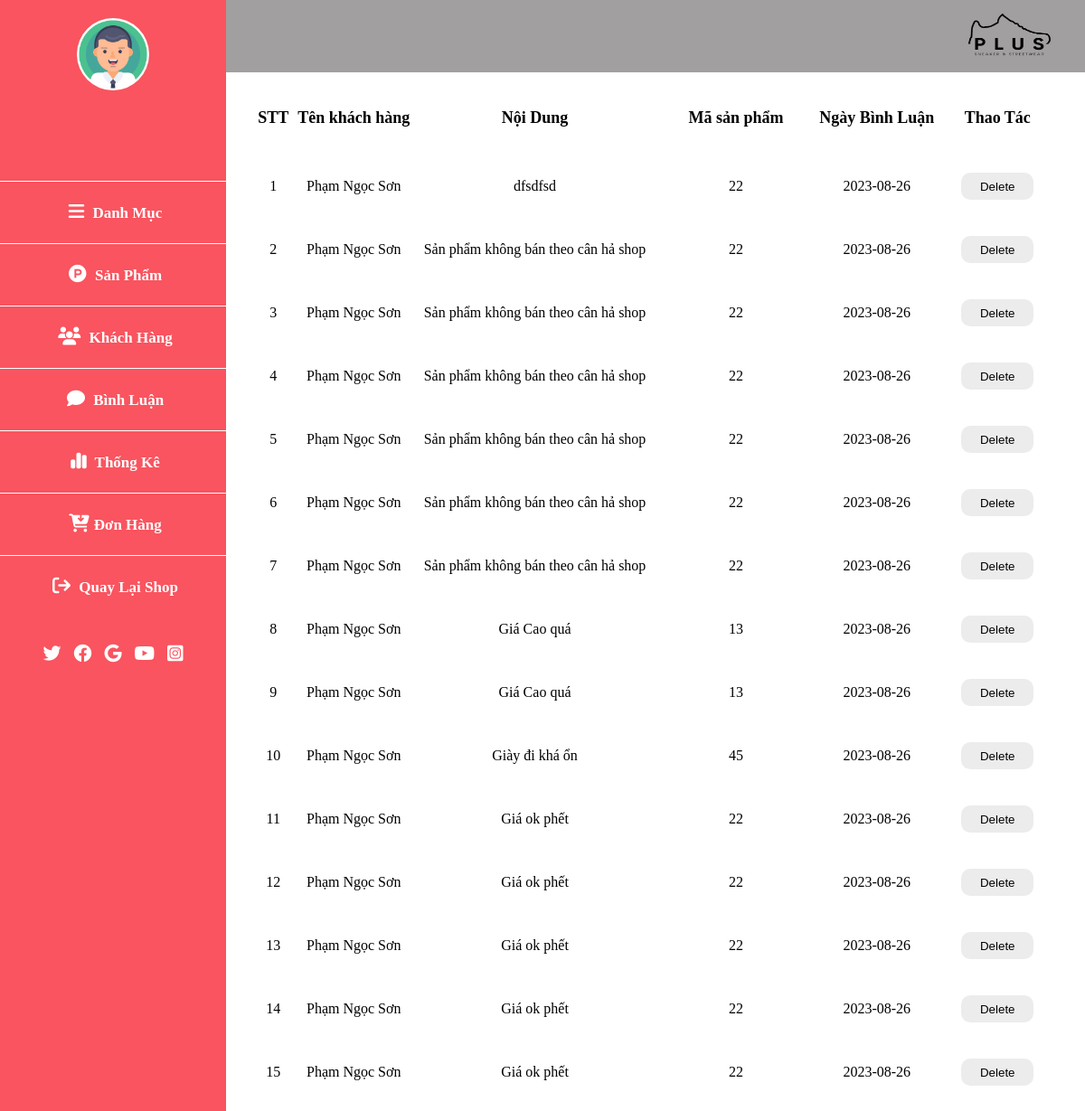
Page /admin/index.php?btn=page_bl on the committed database.
### tables this page shows
CREATE TABLE `binh_luan` (
  `ma_bl` int(10) NOT NULL,
  `noi_dung` varchar(300) NOT NULL,
  `ma_sp` int(10) NOT NULL,
  `ma_tk` int(10) NOT NULL,
  `ngay_bl` date NOT NULL
);

CREATE TABLE `tai_khoan` (
  `ma_tk` int(10) NOT NULL,
  `ho_ten` varchar(100) NOT NULL,
  `email` varchar(100) NOT NULL,
  `mat_khau` varchar(32) NOT NULL,
  `sdt` varchar(11) NOT NULL,
  `dia_chi` varchar(200) NOT NULL,
  `vai_tro` int(10) NOT NULL,
  `province_id` int(10) NOT NULL,
  `district_id` int(10) NOT NULL,
  `wards_id` int(10) NOT NULL
);

### model/pdo.php (called while the page is built, shortened)
<?php
if (!function_exists('pdo_get_connection')) {
    function pdo_get_connection()
    {
        $dburl = "mysql:host=localhost;dbname=project_duan1;charset=utf8";
        $username = 'root';
        $password = '';
        $conn = new PDO($dburl, $username, $password);
        $conn->setAttribute(PDO::ATTR_ERRMODE, PDO::ERRMODE_EXCEPTION);
        return $conn;
    }
}
if (!function_exists('pdo_query')) {
    function pdo_query($sql)
    {
        $sql_args = array_slice(func_get_args(), 1);
        try {
            $conn = pdo_get_connection();
            $stmt = $conn->prepare($sql);
            $stmt->execute($sql_args);
            $rows = $stmt->fetchAll();
            return $rows;
        } catch (PDOException $e) {
            throw $e;
        } finally {
            unset($conn);
        }
    }
}

### model/binhluan.php (called while the page is built, shortened)
<?php
if (!function_exists('loadall_binhluan')) {
    function loadall_binhluan($idsp)
    {
        $sql = "SELECT * FROM `binh_luan`
        join `tai_khoan` on `binh_luan`.`ma_tk` = `tai_khoan`.`ma_tk`
        ";
        $binhluan = pdo_query($sql);
        return $binhluan;
    }
}

### admin/comment/list_bl.php (the view, shortened to what this page needs)
<main>
    <div class="logo">
        <img src="../img/image(1269)_preview_rev_1 (1).png" alt="">
    </div>
    <div class="content">
        <div class="content-product">
            <div style="width: 5%;" class="product-title">STT</div>
            <div style="width: 15%;" class="product-title">Tên khách hàng</div>
            <div style="width: 30%;" class="product-title">Nội Dung</div>
            <div style="width: 20%;" class="product-title">Mã sản phẩm</div>
            <div style="width: 15%;" class="product-title">Ngày Bình Luận</div>
            <div style="width: 15%;" class="product-title">Thao Tác</div>
        </div>
        <?php
        $i = 1;
        foreach ($tk_bl as $bl) {
        ?>
            <div class="content-product">
                <div style="width: 5%;" class="product-items">
                    <?= $i ?>
                </div>
                <div style="width: 15%;" class="product-items">
                    <?= $bl['ho_ten'] ?>
                </div>
                <div style="width: 30%;" class="product-items">
                    <?= $bl['noi_dung'] ?>
                </div>
                <div style="width: 20%;" class="product-items">
                    <?= $bl['ma_sp'] ?>
                </div>
                <div style="width: 15%;" class="product-items">
                    <?= $bl['ngay_bl'] ?>
                </div>
                <div style="width: 15%;" class="product-items">
                    <a onclick="return confirm('Bạn có thực sự muốn xóa');" href="index.php?btn=del_bl&id=<?= $bl['ma_bl'] ?>">
                        <input type="button" value="Delete" class="operation"></a>
                </div>
            </div>
        <?php
            $i++;
        }
        ?>
    </div>
</main>
</div>

### css/admin.css (style rules this page uses)
* { box-sizing: border-box; margin: 0; }
main { width: 100%; background-color: white; margin-left: 250px; }
.logo { display: flex; justify-content: end; width: 100%; background-color: #a19f9f; height: 80px; }
.logo img { width: 170px; height: 100%; }
.content-product { margin: 20px 30px; display: flex; align-items: center; }
.product-title { text-align: center; font-size: 18px; font-weight: 800; padding: 10px 0; }
.content-product { text-align: center; padding: 10px 0; }
.product-items .operation { width: 80px; height: 30px; border-radius: 10px; border: none; background-color: #ececec; transition: 0.3s ease-in; }

### rows in the picture
binh_luan: ma_tk.ho_ten "Phạm Ngọc Sơn", noi_dung "dfsdfsd", ma_sp "22", ngay_bl "2023-08-26"
binh_luan: ma_tk.ho_ten "Phạm Ngọc Sơn", noi_dung "Sản phẩm không bán theo cân hả shop", ma_sp "22", ngay_bl "2023-08-26"
binh_luan: ma_tk.ho_ten "Phạm Ngọc Sơn", noi_dung "Sản phẩm không bán theo cân hả shop", ma_sp "22", ngay_bl "2023-08-26"
binh_luan: ma_tk.ho_ten "Phạm Ngọc Sơn", noi_dung "Sản phẩm không bán theo cân hả shop", ma_sp "22", ngay_bl "2023-08-26"
binh_luan: ma_tk.ho_ten "Phạm Ngọc Sơn", noi_dung "Sản phẩm không bán theo cân hả shop", ma_sp "22", ngay_bl "2023-08-26"
binh_luan: ma_tk.ho_ten "Phạm Ngọc Sơn", noi_dung "Sản phẩm không bán theo cân hả shop", ma_sp "22", ngay_bl "2023-08-26"
binh_luan: ma_tk.ho_ten "Phạm Ngọc Sơn", noi_dung "Sản phẩm không bán theo cân hả shop", ma_sp "22", ngay_bl "2023-08-26"
binh_luan: ma_tk.ho_ten "Phạm Ngọc Sơn", noi_dung "Giá Cao quá", ma_sp "13", ngay_bl "2023-08-26"
binh_luan: ma_tk.ho_ten "Phạm Ngọc Sơn", noi_dung "Giá Cao quá", ma_sp "13", ngay_bl "2023-08-26"
binh_luan: ma_tk.ho_ten "Phạm Ngọc Sơn", noi_dung "Giày đi khá ổn", ma_sp "45", ngay_bl "2023-08-26"
binh_luan: ma_tk.ho_ten "Phạm Ngọc Sơn", noi_dung "Giá ok phết", ma_sp "22", ngay_bl "2023-08-26"
binh_luan: ma_tk.ho_ten "Phạm Ngọc Sơn", noi_dung "Giá ok phết", ma_sp "22", ngay_bl "2023-08-26"
binh_luan: ma_tk.ho_ten "Phạm Ngọc Sơn", noi_dung "Giá ok phết", ma_sp "22", ngay_bl "2023-08-26"
binh_luan: ma_tk.ho_ten "Phạm Ngọc Sơn", noi_dung "Giá ok phết", ma_sp "22", ngay_bl "2023-08-26"
binh_luan: ma_tk.ho_ten "Phạm Ngọc Sơn", noi_dung "Giá ok phết", ma_sp "22", ngay_bl "2023-08-26"
